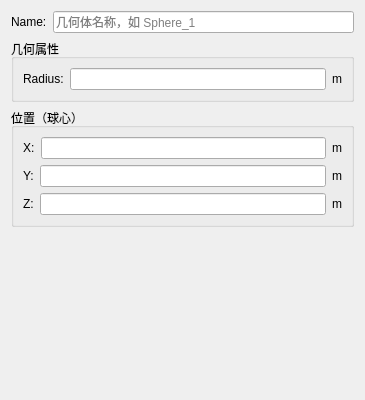
<?xml version="1.0" encoding="UTF-8"?>
<ui version="4.0">
 <class>FCSphereInfoWidget</class>
 <widget class="QWidget" name="FCSphereInfoWidget">
  <property name="geometry">
   <rect>
    <x>0</x>
    <y>0</y>
    <width>365</width>
    <height>400</height>
   </rect>
  </property>
  <property name="windowTitle">
   <string>Form</string>
  </property>
  <layout class="QVBoxLayout" name="verticalLayout_3">
   <item>
    <layout class="QHBoxLayout" name="horizontalLayout_4">
     <item>
      <widget class="QLabel" name="label_name">
       <property name="text">
        <string>Name:</string>
       </property>
      </widget>
     </item>
     <item>
      <widget class="QLineEdit" name="lineEdit_name">
       <property name="placeholderText">
        <string>几何体名称，如 Sphere_1</string>
       </property>
      </widget>
     </item>
    </layout>
   </item>
   <item>
    <widget class="QGroupBox" name="groupBox_geom">
     <property name="title">
      <string>几何属性</string>
     </property>
     <layout class="QVBoxLayout" name="verticalLayout_2">
      <item>
       <layout class="QHBoxLayout" name="horizontalLayout_radius">
        <item>
         <widget class="QLabel" name="label_radius">
          <property name="text">
           <string>Radius:</string>
          </property>
         </widget>
        </item>
        <item>
         <widget class="QLineEdit" name="lineEdit_radius"/>
        </item>
        <item>
         <widget class="QLabel" name="label_radius_unit">
          <property name="text">
           <string>m</string>
          </property>
         </widget>
        </item>
       </layout>
      </item>
     </layout>
    </widget>
   </item>
   <item>
    <widget class="QGroupBox" name="groupBox_location">
     <property name="title">
      <string>位置（球心）</string>
     </property>
     <layout class="QVBoxLayout" name="verticalLayout_loc">
      <item>
       <layout class="QHBoxLayout" name="horizontalLayout_x">
        <item>
         <widget class="QLabel" name="label_x">
          <property name="text">
           <string>X:</string>
          </property>
         </widget>
        </item>
        <item>
         <widget class="QLineEdit" name="lineEdit_locationX"/>
        </item>
        <item>
         <widget class="QLabel" name="label_x_unit">
          <property name="text">
           <string>m</string>
          </property>
         </widget>
        </item>
       </layout>
      </item>
      <item>
       <layout class="QHBoxLayout" name="horizontalLayout_y">
        <item>
         <widget class="QLabel" name="label_y">
          <property name="text">
           <string>Y:</string>
          </property>
         </widget>
        </item>
        <item>
         <widget class="QLineEdit" name="lineEdit_locationY"/>
        </item>
        <item>
         <widget class="QLabel" name="label_y_unit">
          <property name="text">
           <string>m</string>
          </property>
         </widget>
        </item>
       </layout>
      </item>
      <item>
       <layout class="QHBoxLayout" name="horizontalLayout_z">
        <item>
         <widget class="QLabel" name="label_z">
          <property name="text">
           <string>Z:</string>
          </property>
         </widget>
        </item>
        <item>
         <widget class="QLineEdit" name="lineEdit_locationZ"/>
        </item>
        <item>
         <widget class="QLabel" name="label_z_unit">
          <property name="text">
           <string>m</string>
          </property>
         </widget>
        </item>
       </layout>
      </item>
     </layout>
    </widget>
   </item>
   <item>
    <spacer name="verticalSpacer">
     <property name="orientation">
      <enum>Qt::Orientation::Vertical</enum>
     </property>
     <property name="sizeHint" stdset="0">
      <size>
       <width>20</width>
       <height>40</height>
      </size>
     </property>
    </spacer>
   </item>
  </layout>
 </widget>
 <resources/>
 <connections/>
</ui>
